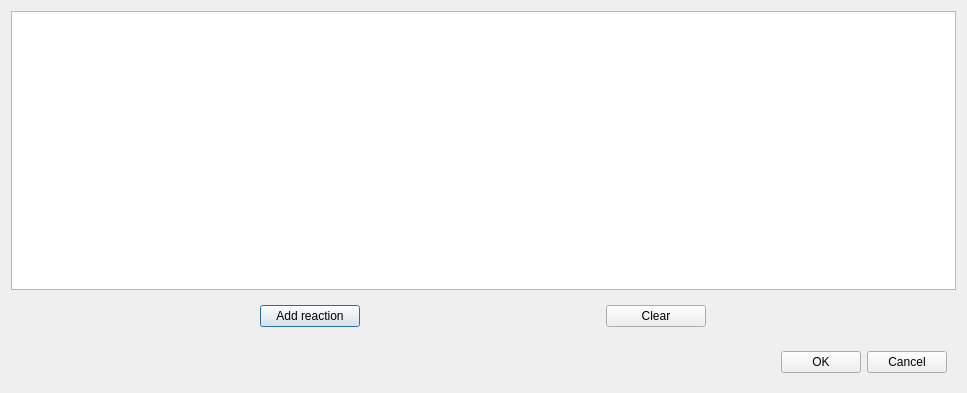
<?xml version="1.0" encoding="UTF-8"?>
<ui version="4.0">
 <class>ReactionsDialog</class>
 <widget class="QDialog" name="ReactionsDialog">
  <property name="windowModality">
   <enum>Qt::ApplicationModal</enum>
  </property>
  <property name="geometry">
   <rect>
    <x>0</x>
    <y>0</y>
    <width>967</width>
    <height>393</height>
   </rect>
  </property>
  <property name="windowTitle">
   <string>Reactions</string>
  </property>
  <property name="modal">
   <bool>true</bool>
  </property>
  <layout class="QVBoxLayout" name="verticalLayout">
   <item>
    <widget class="QTableView" name="reactionsTableView"/>
   </item>
   <item>
    <widget class="QWidget" name="widget_3" native="true">
     <layout class="QHBoxLayout" name="horizontalLayout_3">
      <item>
       <widget class="QPushButton" name="addReactionPushButton">
        <property name="maximumSize">
         <size>
          <width>100</width>
          <height>16777215</height>
         </size>
        </property>
        <property name="text">
         <string>Add reaction</string>
        </property>
       </widget>
      </item>
      <item>
       <widget class="QPushButton" name="clearReactionsPushButton">
        <property name="maximumSize">
         <size>
          <width>100</width>
          <height>16777215</height>
         </size>
        </property>
        <property name="text">
         <string>Clear</string>
        </property>
       </widget>
      </item>
     </layout>
    </widget>
   </item>
   <item alignment="Qt::AlignRight">
    <widget class="QWidget" name="widget_2" native="true">
     <layout class="QHBoxLayout" name="horizontalLayout_2">
      <item>
       <widget class="QPushButton" name="okPushButton">
        <property name="text">
         <string>OK</string>
        </property>
       </widget>
      </item>
      <item>
       <widget class="QPushButton" name="cancelPushButton">
        <property name="text">
         <string>Cancel</string>
        </property>
       </widget>
      </item>
     </layout>
    </widget>
   </item>
  </layout>
 </widget>
 <resources/>
 <connections/>
</ui>
